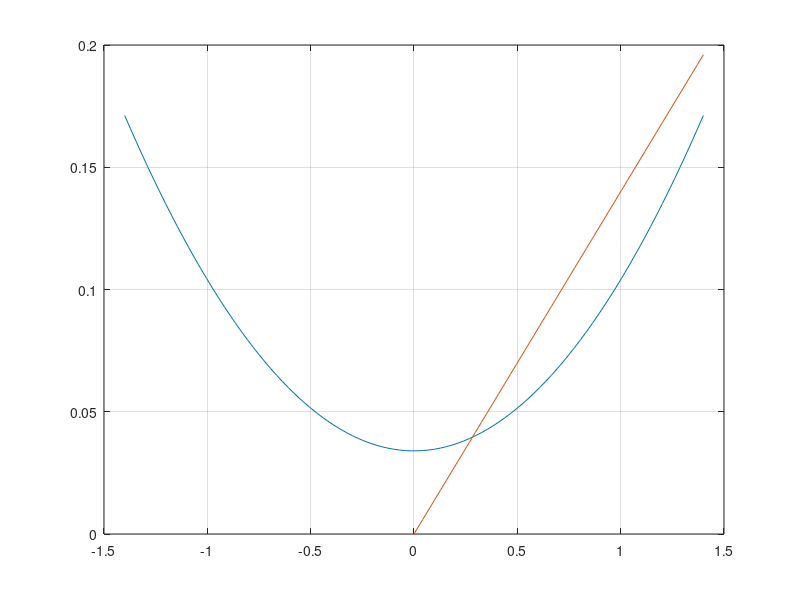

Recreate this plot in MATLAB.
%% Setup
clear all, close all
%% constants
m = 100;
S = 14;
C_D0 = 0.034;
K = 0.07;
g = 9.81;
rho = 1.13;
%C_l = 1.4;
%c = [m S C_d0 K g rho C_l];

%% Values
C_L = linspace(-1.4,1.4,100);
C_D = C_D0 + K*C_L.^2;
tangent = 2*K*C_L;

plot(C_L,C_D)
ylim([0,0.2])
grid on
hold on
plot(C_L,tangent)